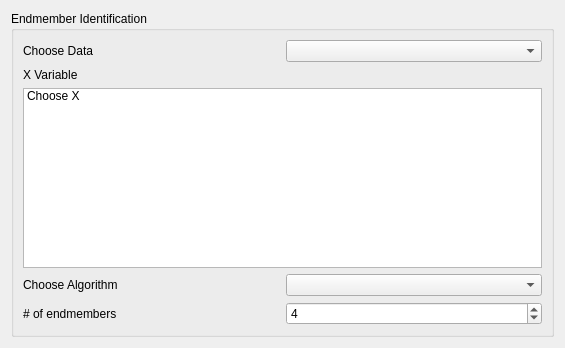
<?xml version="1.0" encoding="UTF-8"?>
<ui version="4.0">
 <class>Form</class>
 <widget class="QWidget" name="Form">
  <property name="geometry">
   <rect>
    <x>0</x>
    <y>0</y>
    <width>565</width>
    <height>348</height>
   </rect>
  </property>
  <property name="windowTitle">
   <string>Form</string>
  </property>
  <layout class="QVBoxLayout" name="verticalLayout_2">
   <item>
    <widget class="QGroupBox" name="groupLayout">
     <property name="title">
      <string>Endmember Identification</string>
     </property>
     <layout class="QGridLayout" name="gridLayout">
      <item row="4" column="0">
       <layout class="QHBoxLayout" name="horizontalLayout">
        <item>
         <widget class="QLabel" name="n_endmembers_label">
          <property name="text">
           <string># of endmembers</string>
          </property>
         </widget>
        </item>
        <item>
         <widget class="QSpinBox" name="n_endmembers_spinBox">
          <property name="minimum">
           <number>1</number>
          </property>
          <property name="value">
           <number>4</number>
          </property>
         </widget>
        </item>
       </layout>
      </item>
      <item row="0" column="0">
       <layout class="QHBoxLayout" name="horizontalLayout_3">
        <item>
         <widget class="QLabel" name="chooseDataLabel">
          <property name="text">
           <string>Choose Data</string>
          </property>
         </widget>
        </item>
        <item>
         <widget class="QComboBox" name="chooseDataComboBox"/>
        </item>
       </layout>
      </item>
      <item row="3" column="0">
       <layout class="QHBoxLayout" name="horizontalLayout_2">
        <item>
         <widget class="QLabel" name="chooseAlgorithmLabel">
          <property name="text">
           <string>Choose Algorithm</string>
          </property>
         </widget>
        </item>
        <item>
         <widget class="QComboBox" name="chooseAlgorithmComboBox"/>
        </item>
       </layout>
      </item>
      <item row="1" column="0">
       <widget class="QLabel" name="xVariableLabel">
        <property name="text">
         <string>X Variable</string>
        </property>
       </widget>
      </item>
      <item row="2" column="0">
       <widget class="QListWidget" name="xVariableList">
        <item>
         <property name="text">
          <string>Choose X</string>
         </property>
        </item>
       </widget>
      </item>
     </layout>
    </widget>
   </item>
  </layout>
 </widget>
 <resources/>
 <connections/>
</ui>
